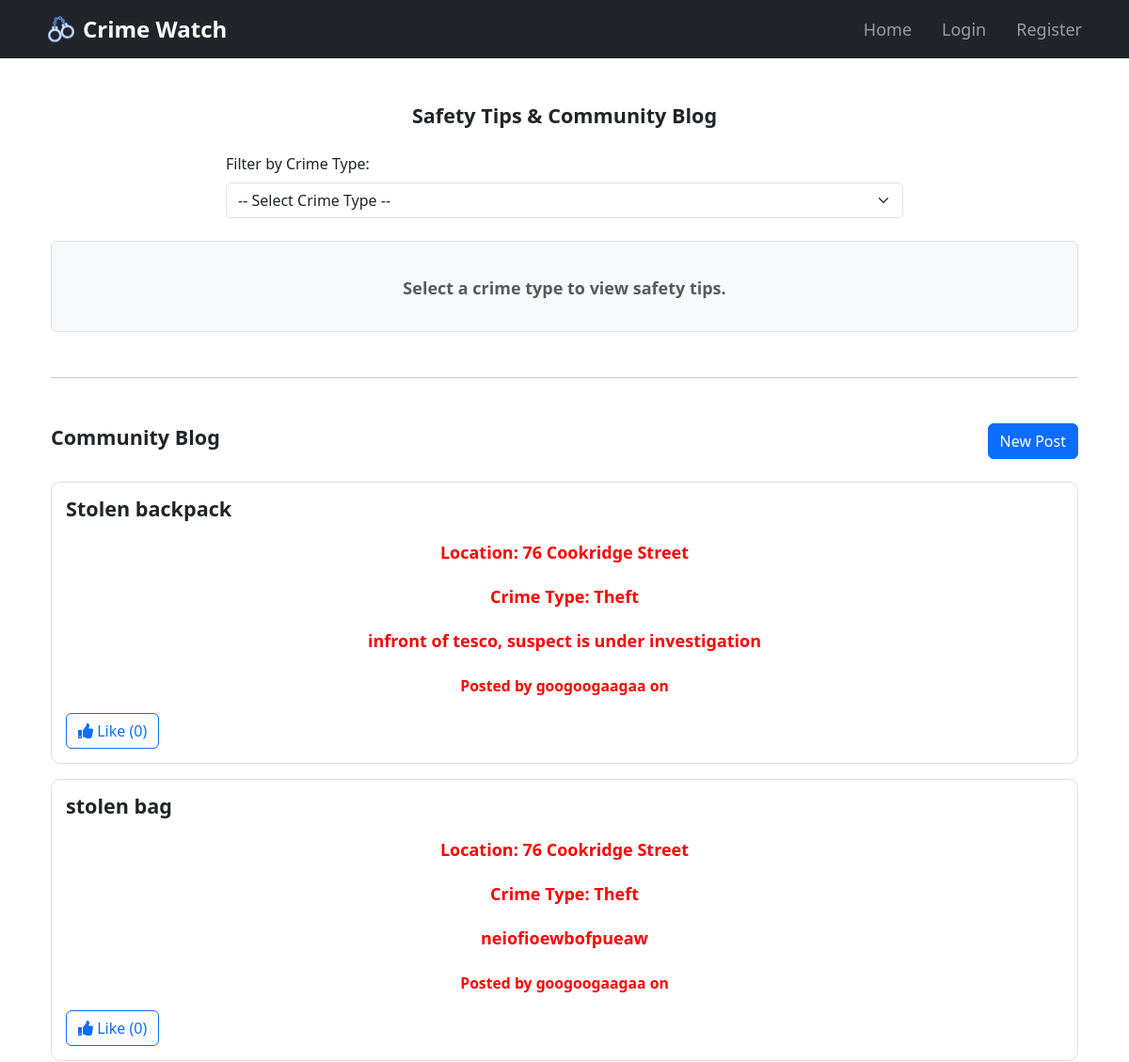
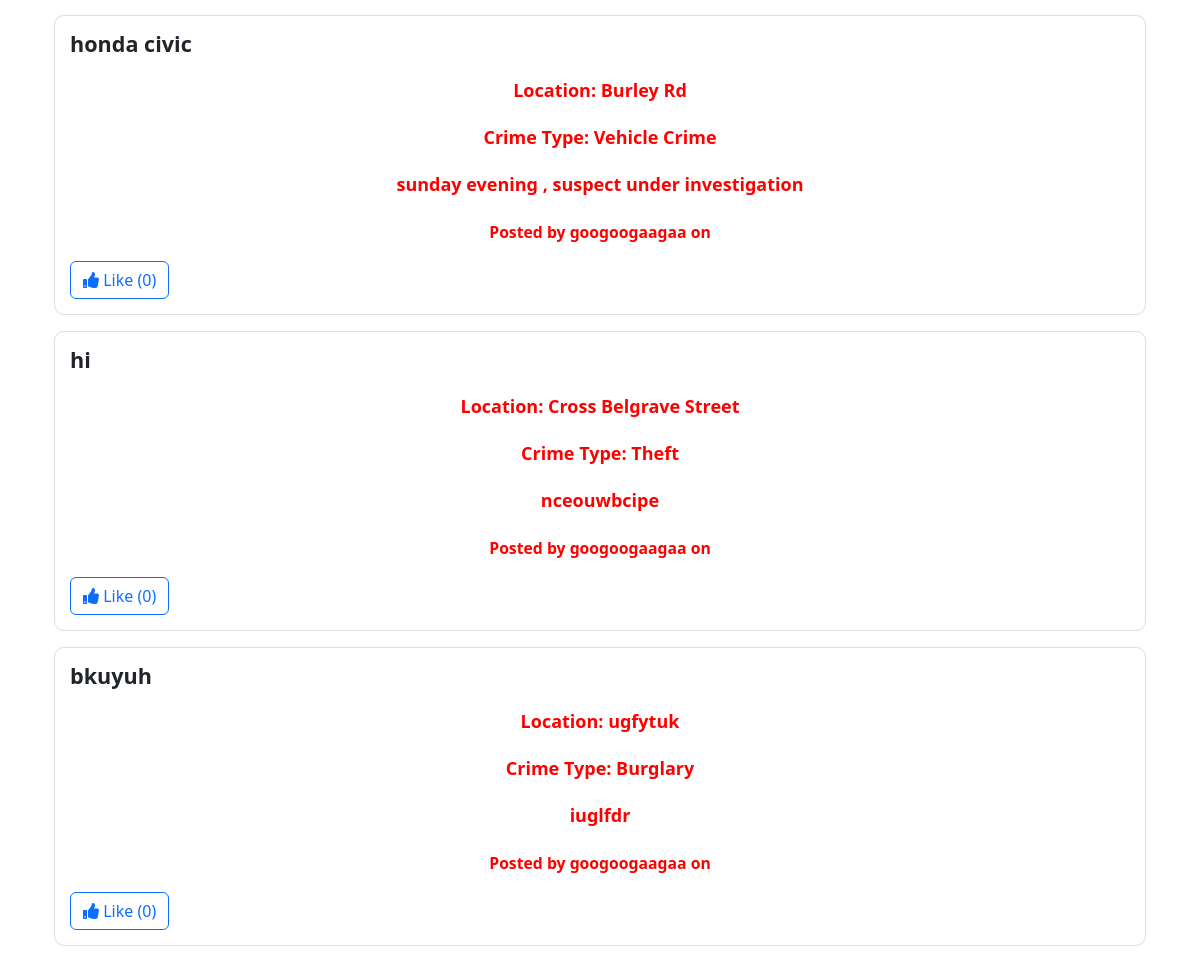
Page /blog/blog (signed in) on the committed database (2 pictures, top to bottom).
### app/models.py (models this page shows, shortened)
class BlogPost(db.Model):
    id = db.Column(db.Integer, primary_key=True)
    title = db.Column(db.String(150), nullable=False)
    location = db.Column(db.String(150), nullable=False)
    description = db.Column(db.Text, nullable=False)
    crime_type = db.Column(db.String(50), nullable=False)
    created_by = db.Column(db.Integer, db.ForeignKey('user.id'), nullable=False)
    likes = db.relationship('Like', backref='post', lazy='dynamic')

class User(UserMixin, db.Model):
    id = db.Column(db.Integer, primary_key=True)
    username = db.Column(db.String(150), nullable=False, unique=True)
    email = db.Column(db.String(150), nullable=False, unique=True)
    password = db.Column(db.String(150), nullable=False)
    phone_number = db.Column(db.String(20))
    home_address = db.Column(db.String(255))
    work_address = db.Column(db.String(255))
    emergency_contact = db.Column(db.String(150))
    bookmarked_locations = db.Column(db.String(500))  # Can store multiple locations as a string
    notification_radius = db.Column(db.Float, default=1.0)  # Radius in km
    crime_preferences = db.Column(db.String(500), nullable=True, default="")  # Default value is an empty string
    blog_posts = db.relationship('BlogPost', backref='author', lazy=True)

### app/views.py (the view, shortened to what this page needs)
@blog.route('/blog', methods=['GET', 'POST'])
@login_required
def blog_page():
    crime_filter = request.args.get('crime_type')
    if crime_filter:
        posts = BlogPost.query.filter_by(crime_type=crime_filter).options(db.joinedload(BlogPost.author)).all()
    else:
        posts = BlogPost.query.all()
    print("Posts being sent to template:", posts)
    return render_template('blog.html', posts=posts)

### app/templates/blog.html (shortened to what this page needs)
{% extends "base.html" %}
{% block content %}
<div class="container mt-5">
    <h2 class="text-center mb-4">Safety Tips & Community Blog</h2>
    <div class="row justify-content-center mb-4">
        <div class="col-md-8">
            <form>
                <label for="crime_type" class="form-label">Filter by Crime Type:</label>
                <select id="crime_type" name="crime_type" class="form-select" onchange="showTipsAndPosts()">
                    <option value="">-- Select Crime Type --</option>
                </select>
            </form>
        </div>
    </div>
    <div id="safety-tips" class="mt-4 p-3 border rounded bg-light">
        <p class="text-muted">Select a crime type to view safety tips.</p>
    </div>
    <hr class="my-5">
    <div class="d-flex justify-content-between align-items-center mb-4">
        <h3>Community Blog</h3>
        <button type="button" class="btn btn-primary" data-bs-toggle="modal" data-bs-target="#postCrimeModal">
            New Post
        </button>
    </div>
    <div id="blog-posts" class="mt-4">
        {% if posts %}
            {% for post in posts %}
            <div class="card mb-3">
                <div class="card-body">
                    <h5 class="card-title">{{ post.title }}</h5>
                    <p class="card-text"><strong>Location:</strong> {{ post.location }}</p>
                    <p class="card-text"><strong>Crime Type:</strong> {{ post.crime_type }}</p>
                    <p class="card-text">{{ post.description }}</p>
                    <p class="card-text"><small>Posted by {{ post.author.username }} on {{ post.created_at }}</small></p>
                    <button class="btn btn-outline-primary like-btn" data-id="{{ post.id }}">
                        <i class="fas fa-thumbs-up"></i> Like ({{ post.likes.count() }})
                    </button>
                </div>
            </div>
            {% endfor %}
        {% else %}
            <p class="text-muted">No blog posts available. Create the first post!</p>
        {% endif %}
    </div>
</div>
{% endblock %}

### app/templates/base.html (shortened to what this page needs)
<!DOCTYPE html>
<html lang="en">
    <head>
        <link href="https://cdn.jsdelivr.net/npm/bootstrap@5.3.0/dist/css/bootstrap.min.css" rel="stylesheet">
        <link rel="stylesheet" href="https://cdnjs.cloudflare.com/ajax/libs/font-awesome/5.15.4/css/all.min.css">
        <link rel="stylesheet" href="https://unpkg.com/leaflet@1.7.1/dist/leaflet.css" />
        <link rel="stylesheet" href="https://unpkg.com/leaflet-control-geocoder/dist/Control.Geocoder.css" />
        <link rel="stylesheet" href="{{ url_for('static', filename='styles.css') }}">
    </head>
<body>
    <nav class="navbar navbar-expand-lg navbar-dark bg-dark">
        <div class="container">
            <a class="navbar-brand d-flex align-items-center" href="{{ url_for('views.home') }}" style="font-size: 1.5rem;">
                <img src="{{ url_for('static', filename='Icon.png') }}" alt="App Icon" width="30" height="30" class="me-2">
                Crime Watch
            </a>
            <div class="collapse navbar-collapse" id="navbarNav">
                <ul class="navbar-nav ms-auto">
                    <li class="nav-item">
                        <a class="nav-link" href="{{ url_for('views.home') }}">Home</a>
                    </li>
                    {% if user and user.is_authenticated %}
                        <li class="nav-item">
                            <a class="nav-link" href="{{ url_for('views.dashboard') }}">Dashboard</a>
                        </li>
                        <li class="nav-item">
                            <a class="nav-link" href="{{ url_for('blog.blog_page') }}">Blog</a>
                        </li>
                        <li class="nav-item">
                            <a class="nav-link" href="{{ url_for('auth.logout') }}">Logout</a>
                        </li>
                    {% else %}
                        <li class="nav-item">
                            <a class="nav-link" href="{{ url_for('auth.login') }}">Login</a>
                        </li>
                        <li class="nav-item">
                            <a class="nav-link" href="{{ url_for('auth.register') }}">Register</a>
                        </li>
                    {% endif %}
                </ul>
            </div>
        </div>
    </nav>
    <main class="container my-4">
        {% block content %}{% endblock %}
    </main>
</body>
</html>

### app/static/styles.css (style rules this page uses)
p { color: #ff0000; font-weight: bold; text-align: center; margin-top: 20px; }
nav { display: flex; justify-content: space-around; background-color: #333; padding: 1rem; }
nav ul { list-style: none; display: flex; gap: 1rem; }
nav a { color: white; text-decoration: none; padding: 0.5rem; border-radius: 5px; }
.navbar-brand { font-size: 1.8rem; font-weight: bold; }
body { font-size: 18px; }
h1, h2, h3, h4, h5, h6 { font-size: larger; font-weight: bold; }
button { font-size: 16px; }
.navbar-nav .nav-link { font-size: 18px; }
label, input, select, textarea { font-size: 16px; }
.card { border: 1px solid #ddd; border-radius: 10px; }
.card-body { padding: 15px; }

### rows in the picture
BlogPost: title "Stolen backpack", location "76 Cookridge Street", crime_type "Theft", description "infront of tesco, suspect is under investigation", author.username "googoogaagaa", likes.count "0"
BlogPost: title "stolen bag", location "76 Cookridge Street", crime_type "Theft", description "neiofioewbofpueaw", author.username "googoogaagaa", likes.count "0"
BlogPost: title "honda civic", location "Burley Rd", crime_type "Vehicle Crime", description "sunday evening , suspect under investigation", author.username "googoogaagaa", likes.count "0"
BlogPost: title "hi", location "Cross Belgrave Street", crime_type "Theft", description "nceouwbcipe", author.username "googoogaagaa", likes.count "0"
BlogPost: title "bkuyuh", location "ugfytuk", crime_type "Burglary", description "iuglfdr", author.username "googoogaagaa", likes.count "0"
